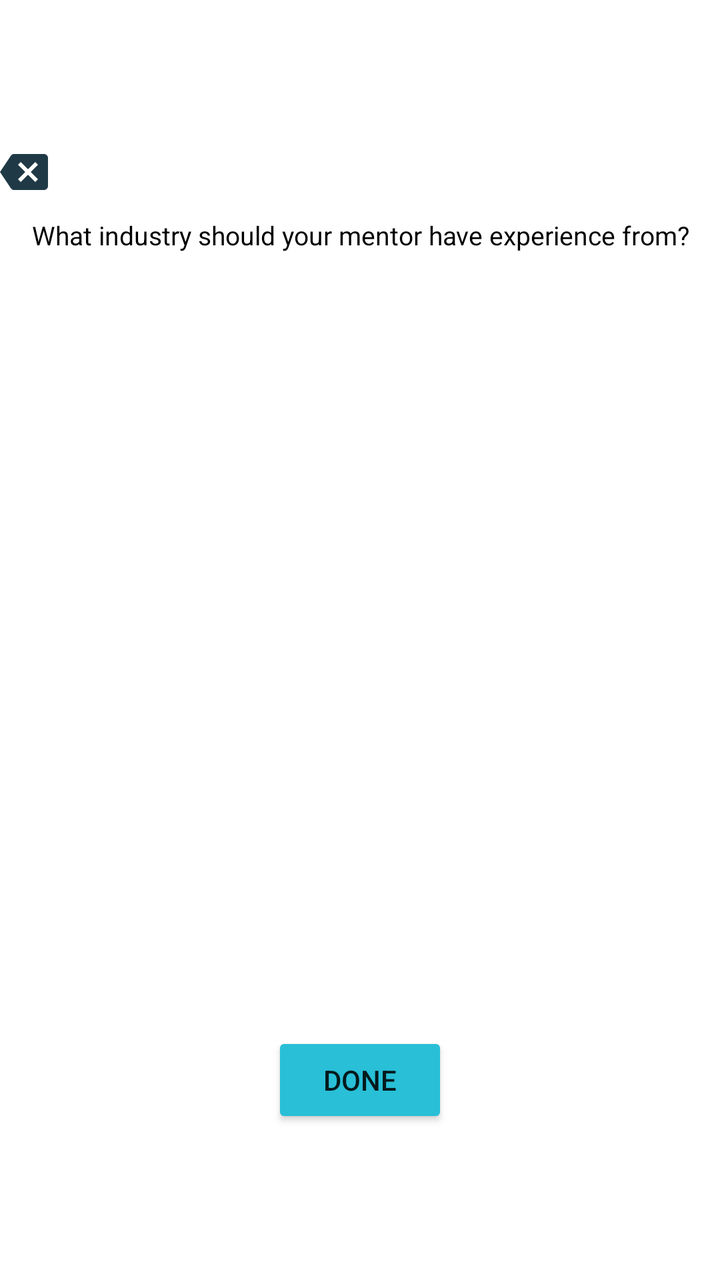
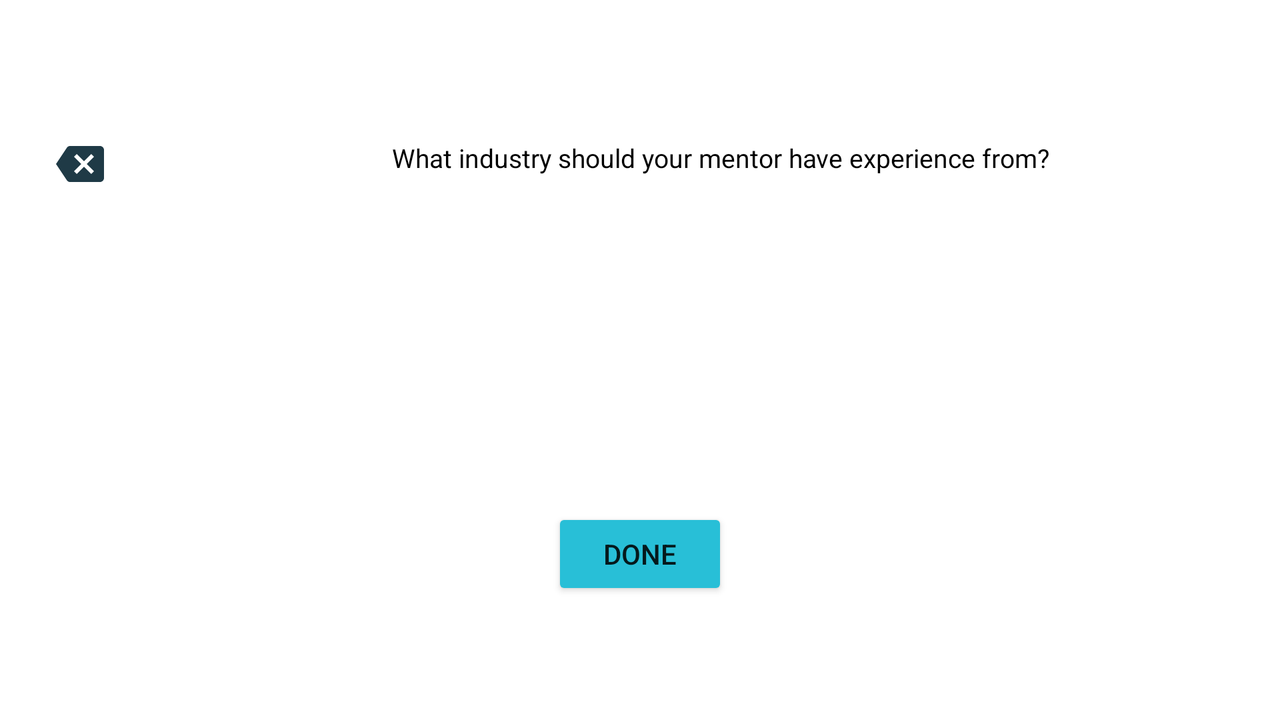

The same Android screen from two of the app's own layout files: first res/layout/ as a phone draws it, then the author's variant for another configuration, drawn on a device whose configuration selects that folder. Both files follow.
<!-- AndroidManifest.xml: application theme Theme.BusinessPlannerio -->
<!-- res/layout/fragment_experience_.xml -->
<?xml version="1.0" encoding="utf-8"?>
<LinearLayout xmlns:android="http://schemas.android.com/apk/res/android"
    xmlns:tools="http://schemas.android.com/tools"

    android:layout_width="match_parent"
    android:layout_height="match_parent"
    xmlns:app="http://schemas.android.com/apk/res-auto"
    android:orientation="vertical"
    tools:context=".UI.experience_Fragment">

    <LinearLayout
        android:layout_width="match_parent"
        android:layout_height="0dp"
        android:layout_weight="1"
        android:orientation="vertical"
        android:layout_marginTop="70dp"
        >

        <ImageButton
            android:id="@+id/lawBack"
            android:layout_width="wrap_content"
            android:layout_height="0dp"
            android:layout_weight="1"
            android:background="@color/white"
            android:src="@drawable/ic_baseline_backspace_24" />
        <TextView
            android:layout_width="match_parent"
            android:layout_height="0dp"
            android:layout_weight="1"
            android:textSize="13sp"
            android:gravity="center"
            android:textColor="@color/black"
            android:text="What industry should your mentor have experience from?"/>

    </LinearLayout>
    <LinearLayout
        android:layout_width="match_parent"
        android:layout_height="0dp"
        android:layout_weight="6"
        android:orientation="vertical">

        <androidx.recyclerview.widget.RecyclerView
            android:id="@+id/experienceRecyclerView"
            android:layout_width="match_parent"
            android:layout_height="match_parent"
            android:padding="10dp" />


    </LinearLayout>
    <LinearLayout
        android:layout_width="match_parent"
        android:layout_height="0dp"
        android:layout_weight="1"
        android:orientation="vertical"
        android:layout_marginBottom="60dp">
        <Button
            android:layout_width="wrap_content"
            android:layout_height="wrap_content"
            android:layout_gravity="center"
            app:backgroundTint="@color/light_blue"
            android:id="@+id/experienceDone"
            android:text="Done" />
    </LinearLayout>


</LinearLayout>
<!-- resources referenced by this layout -->
<resources>
  <color name="black">#FF000000</color>
  <color name="light_blue">#28BFD7</color>
  <color name="white">#FFFFFFFF</color>
  <!-- drawable ic_baseline_backspace_24 (drawable) -->
  <vector android:autoMirrored="true" android:height="24dp"
      android:tint="#1F3A46" android:viewportHeight="24"
      android:viewportWidth="24" android:width="24dp" xmlns:android="http://schemas.android.com/apk/res/android">
      <path android:fillColor="@android:color/white" android:pathData="M22,3L7,3c-0.69,0 -1.23,0.35 -1.59,0.88L0,12l5.41,8.11c0.36,0.53 0.9,0.89 1.59,0.89h15c1.1,0 2,-0.9 2,-2L24,5c0,-1.1 -0.9,-2 -2,-2zM19,15.59L17.59,17 14,13.41 10.41,17 9,15.59 12.59,12 9,8.41 10.41,7 14,10.59 17.59,7 19,8.41 15.41,12 19,15.59z"/>
  </vector>
  <style name="Theme.BusinessPlannerio" parent="Theme.MaterialComponents.DayNight.DarkActionBar">
          
          <item name="colorPrimary">@color/purple_500</item>
          <item name="colorPrimaryVariant">@color/purple_700</item>
          <item name="colorOnPrimary">@color/white</item>
          
          <item name="colorSecondary">@color/teal_200</item>
          <item name="colorSecondaryVariant">@color/teal_700</item>
          <item name="colorOnSecondary">@color/black</item>
          
          <item name="android:statusBarColor" tools:targetApi="l">?attr/colorPrimaryVariant</item>
          
      </style>
  <color name="purple_500">#FF6200EE</color>
  <color name="purple_700">#FF3700B3</color>
  <color name="teal_200">#FF03DAC5</color>
  <color name="teal_700">#FF018786</color>
</resources>
<!-- res/layout-land/fragment_experience_.xml (the author's variant of the layout above) -->
<!-- drawn on the phone turned sideways -->
<?xml version="1.0" encoding="utf-8"?>
<LinearLayout xmlns:android="http://schemas.android.com/apk/res/android"
    xmlns:tools="http://schemas.android.com/tools"

    android:layout_width="match_parent"
    android:layout_height="match_parent"
    xmlns:app="http://schemas.android.com/apk/res-auto"
    android:orientation="vertical"
    tools:context=".UI.field_Fragment">

    <LinearLayout
        android:layout_width="match_parent"
        android:layout_height="0dp"
        android:layout_weight="1"
        android:orientation="horizontal"
        android:layout_marginTop="70dp"
        >

        <ImageButton
            android:id="@+id/experienceBack"
            android:layout_width="0dp"
            android:layout_height="wrap_content"
            android:layout_weight="1"
            android:background="@color/white"
            android:src="@drawable/ic_baseline_backspace_24" />
        <TextView
            android:layout_width="0dp"
            android:layout_height="wrap_content"
            android:layout_weight="7"
            android:textSize="13sp"
            android:gravity="center"
            android:textColor="@color/black"
            android:text="What industry should your mentor have experience from?"/>

    </LinearLayout>
    <LinearLayout
        android:layout_width="match_parent"
        android:layout_height="0dp"
        android:layout_weight="5"
        android:orientation="vertical">

        <androidx.recyclerview.widget.RecyclerView
            android:id="@+id/experienceRecyclerView"
            android:layout_width="match_parent"
            android:layout_height="match_parent"
            android:padding="10dp" />


    </LinearLayout>
    <LinearLayout
        android:layout_width="match_parent"
        android:layout_height="0dp"
        android:layout_weight="1.5"
        android:orientation="vertical"
        android:layout_marginBottom="60dp">
        <Button
            android:layout_width="wrap_content"
            android:layout_height="wrap_content"
            android:layout_gravity="center"
            app:backgroundTint="@color/light_blue"
            android:id="@+id/experienceDone"
            android:text="Done" />
    </LinearLayout>


</LinearLayout>
